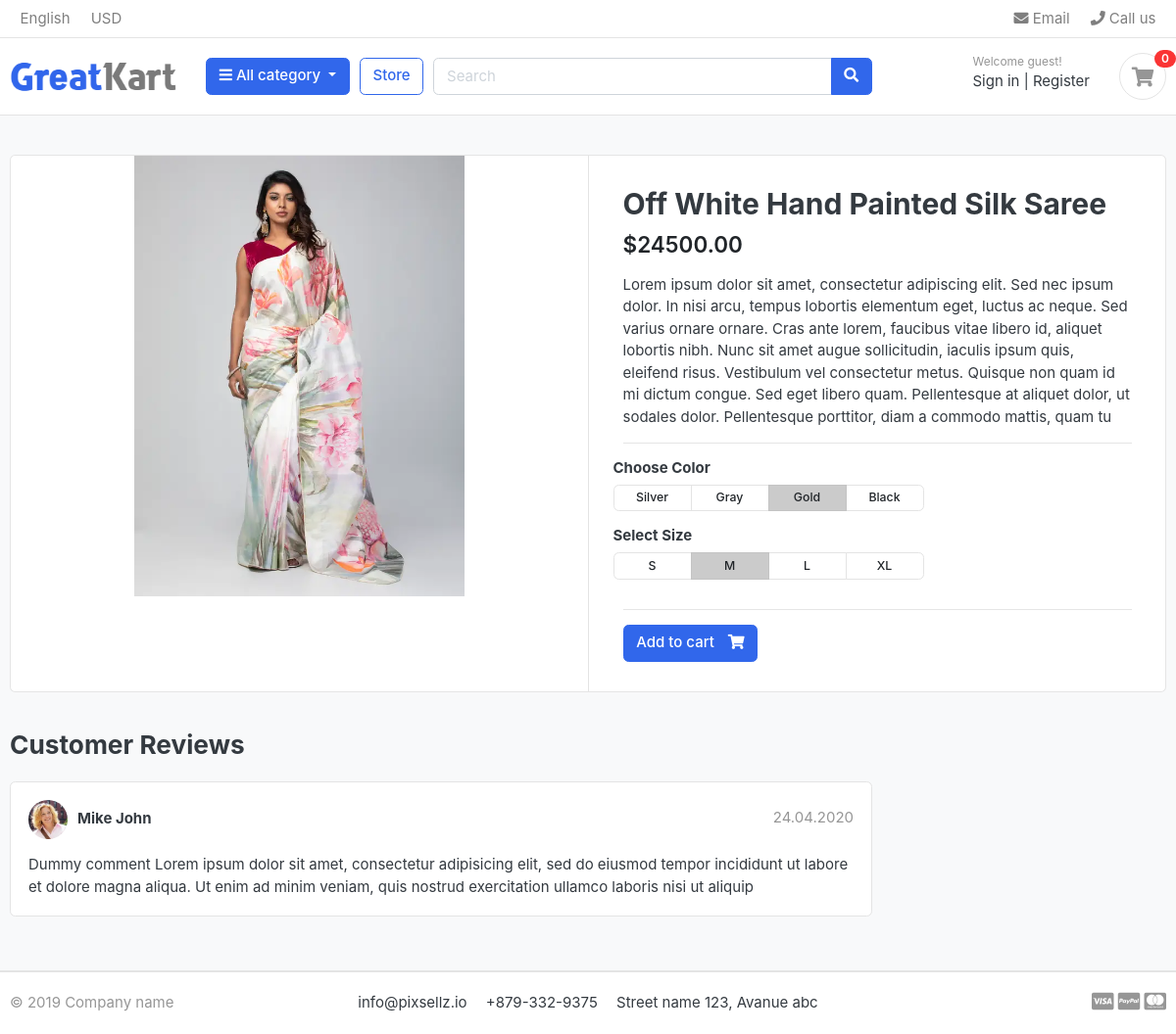
The app's page /store/saree/off-white-hand-painted-silk-saree/ with its own data.
### store/models.py (models this page shows, shortened)
class Product(models.Model):
    product_name = models.CharField(max_length=200, unique=True)
    slug = models.SlugField(max_length=200, unique=True)
    description = models.TextField(max_length=500, blank=True)
    price = models.DecimalField(max_digits=10, decimal_places=2)
    images = models.ImageField(upload_to='photos/products')
    stock = models.IntegerField()
    is_available = models.BooleanField(default=True)
    category = models.ForeignKey(Category, on_delete=models.CASCADE)
    created_date = models.DateTimeField(auto_now_add=True)
    modified_date = models.DateTimeField(auto_now=True)

### store/views.py (the view)
# urls.py: path('<slug:category_slug>/<slug:product_slug>/', views.product_detail, name='product_detail'),
def product_detail(request, category_slug, product_slug):
    try:
        single_product = Product.objects.get(category__slug=category_slug, slug=product_slug)
    except Exception as e:
        raise e
    context = {
        'single_product': single_product,
    }
    return render(request, 'store/product_detail.html', context)

### category/context_processors.py (called while the page is built)
def menu_links(request):
    links = Category.objects.all()
    return dict(links=links)

### category/models.py (called while the page is built)
    def get_url(self):
        return reverse('products_by_category', args=[self.slug])

### templates/store/product_detail.html (shortened to what this page needs)
{% extends 'base.html' %}
{% block content %} {% load static %}
<section class="section-content padding-y bg">
	<div class="container">
		<div class="card">
			<div class="row no-gutters">
				<aside class="col-md-6">
					<article class="gallery-wrap">
						<div class="img-big-wrap">
							<a href="#"
								><img
									src="{{single_product.images.url}}"
									alt="{{single_product.product_name}}"
							/></a>
						</div>
					</article>
				</aside>
				<main class="col-md-6 border-left">
					<article class="content-body">
						<h2 class="title">{{single_product.product_name}}</h2>
						<div class="mb-3">
							<var class="price h4">${{single_product.price}}</var>
						</div>
						<p>{{single_product.description}}</p>
						<hr />
						<div class="row">
							<div class="item-option-select">
								<h6>Choose Color</h6>
								<div
									class="btn-group btn-group-sm btn-group-toggle"
									data-toggle="buttons">
									<label class="btn btn-light">
										Silver
									</label>
									<label class="btn btn-light">
										Gray
									</label>
									<label class="btn btn-light active">
										Gold
									</label>
									<label class="btn btn-light">
										Black
									</label>
								</div>
							</div>
						</div>
						<div class="row">
							<div class="item-option-select">
								<h6>Select Size</h6>
								<div
									class="btn-group btn-group-sm btn-group-toggle"
									data-toggle="buttons">
									<label class="btn btn-light">
										S
									</label>
									<label class="btn btn-light active">
										M
									</label>
									<label class="btn btn-light">
										L
									</label>
									<label class="btn btn-light">
										XL
									</label>
								</div>
							</div>
						</div>
						<hr />
						{% if single_product.stock <= 0 %}
						<p class="text-danger font-weight-bold">Out of Stock</p>
						{% else %}
						<a
							href="./product-detail.html"
							class="btn btn-primary">
							<span class="text">Add to cart</span>
							<i class="fas fa-shopping-cart"></i>
						</a>
						{% endif %}
					</article>
				</main>
			</div>
		</div>
		<br />
		<div class="row">
			<div class="col-md-9">
				<header class="section-heading">
					<h3>Customer Reviews</h3>
				</header>
				<article class="box mb-3">
					<div class="icontext w-100">
						<img
							src="{% static 'images/avatars/avatar1.jpg' %}"
							class="img-xs icon rounded-circle" />
						<div class="text">
							<span class="date text-muted float-md-right"
								>24.04.2020
							</span>
							<h6 class="mb-1">Mike John</h6>
						</div>
					</div>
					<div class="mt-3">
						<p>
							Dummy comment Lorem ipsum dolor sit amet, consectetur
							adipisicing elit, sed do eiusmod tempor incididunt ut
							labore et dolore magna aliqua. Ut enim ad minim veniam,
							quis nostrud exercitation ullamco laboris nisi ut aliquip
						</p>
					</div>
				</article>
			</div>
		</div>
	</div>
</section>
{% endblock %}

### static/css/ui.css (style rules this page uses)
html { font-family: "Inter", sans-serif; font-size: 15px; }
.content-body { flex: 1 1 auto; padding: 2rem 2.3rem; }
.img-xs, .img-sm, .img-md, .img-lg { -o-object-fit: cover; object-fit: cover; flex-shrink: 0; flex-grow: 0; }
.img-xs { width: 40px; height: 40px; }
.padding-y { padding-top: 40px; padding-bottom: 40px; }
var { font-style: normal; }
article:after, .form-group:after { display: block; clear: both; content: ""; }
.bg { background-color: #f8f9fa; }
.section-heading { margin-bottom: 20px; margin-top: 15px; }
p:last-child { margin-bottom: 0; }
.btn-light { background-color: #fff; border-color: #e4e4e4; }
.btn .text + i { margin-left: 10px; }
.icontext { display: inline-flex; align-items: center; vertical-align: middle; }
.icontext .text { width: 100%; line-height: 1.2; }
.icontext .icon { position: relative; margin-right: 10px; flex-shrink: 0; flex-grow: 0; }
.price { font-weight: 600; color: #212529; }
.box { padding: 18px; background: #fff; border-radius: 0.37rem; border: 1px solid #e4e4e4; }
.box img { max-width: 100%; }
.gallery-wrap .img-big-wrap { margin-bottom: 10px; border-radius: 0.37rem; overflow: hidden; background-color: #fff; }
.gallery-wrap .img-big-wrap a { text-align: center; display: block; }
.gallery-wrap .img-big-wrap img { height: 450px; width: auto; display: inline-block; }
.item-option-select { margin-bottom: 1rem; display: inline-block; margin-right: 15px; }
.item-option-select .btn { min-width: 80px; }

### records on screen
Product: images (picture), product_name "Off White Hand Painted Silk Saree", price "24500.00", description "Lorem ipsum dolor sit amet, consectetur adipiscing elit. Sed nec ipsum dolor. In nisi arcu, tempus lobortis elementum eget, luctus ac neque. Sed varius ornare ornare. Cras ante lorem, faucibus vitae libero id, aliquet lobortis nibh. Nunc sit amet augue sollicitudin, iaculis ipsum quis, eleifend risus. Vestibulum vel consectetur metus. Quisque non quam id mi dictum congue. Sed eget libero quam. Pellentesque at aliquet dolor, ut sodales dolor. Pellentesque porttitor, diam a commodo mattis, quam tu"
